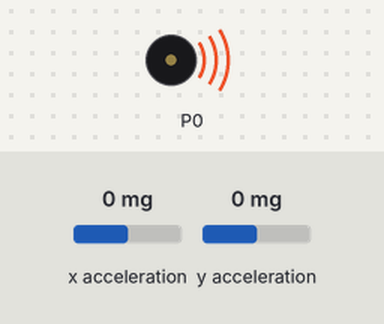
A program run on a simulated BBC micro:bit running MicroPython. On the bench: buzzer (waves = sounding). The inputs (shaded band) are chosen by the test bench; at power-on: y acceleration 0 mg, x acceleration 0 mg.

Above: at 1.2 s.
1.3 s: y acceleration set to 750 mg
At 2.0 s:
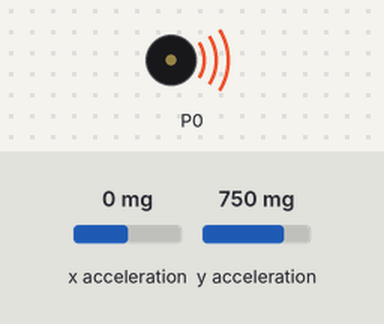
4.3 s: y acceleration set to -1440 mg
At 4.74 s:
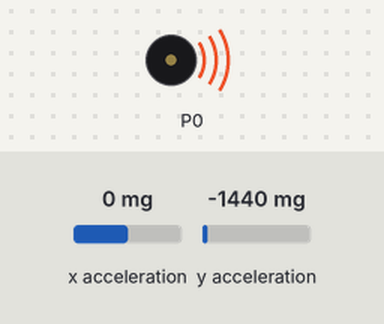
Timing chart, 0 to 13.3 s (numbered marks = the images above; inputs shaded):
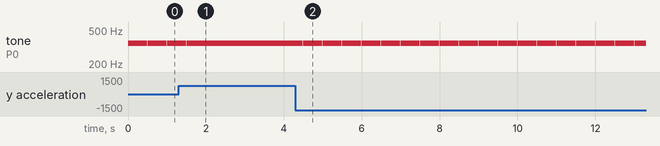

The program:

teremin.py
```python
from microbit import *
import music

while True:
    x = accelerometer.get_x()
    y = accelerometer.get_y()
    if (x < -700):
        ton = "C4"
    elif (x < -400):
        ton = "D4"
    elif (x < - 100):
        ton = "E4"
    elif (x < 100):
        ton = "F4"
    elif (x < 400):
        ton = "G4"
    elif (x < 700):
        ton = "A4"
    else:
        ton = "B4"
    if (y < -400):
        nota = ton
    elif (y < 0):
        nota = ton + ":2"
    elif (y < 400):
        nota = ton + ":4"
    else:
        nota = ton + ":8"
    music.play(nota)
```

Measured:
- after the input at 1.3 s, tone on P0: alternates 349 Hz for 0.99 s and silent for 0.01 s, starting after 1.2 s
- after the input at 4.3 s, tone on P0: alternates 349 Hz for 0.49 s and silent for 0.01 s, starting after 0.69 s
- by itself, tone on P0: alternates 349 Hz for 0.49 s and silent for 0.01 s
